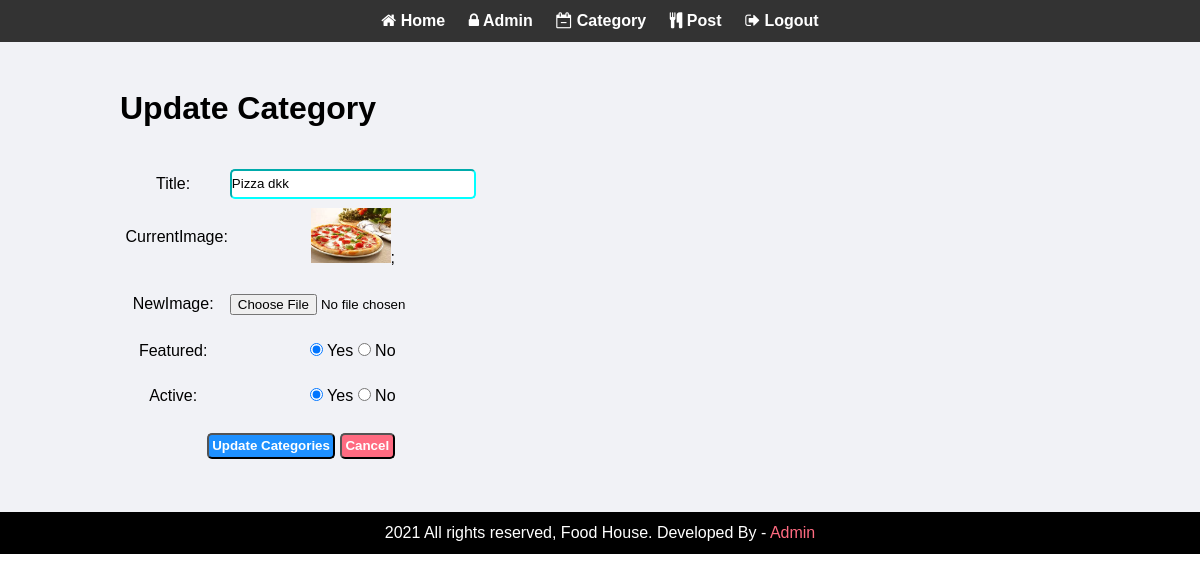
Page /Admin/update-category.php?id=23 on the committed database.
### tables this page shows
CREATE TABLE `tbl_category` (
  `category_id` int(10) UNSIGNED NOT NULL,
  `image_name` text NOT NULL,
  `title` text NOT NULL,
  `featured` varchar(20) NOT NULL,
  `active` varchar(20) NOT NULL
);

### Admin/update-category.php (the view, shortened to what this page needs)
<?php
  include('../AdminInclude/header.php');
?>
  <div class="main-content">
    <div class="wrapper">
      <h1>Update Category</h1>  <br><br>
      <?php
        if (isset($_GET['id'])) {
          $id = $_GET['id'];
          $sql = "SELECT * FROM tbl_category WHERE category_id=$id";
          $result = mysqli_query($conn, $sql);
          $count = mysqli_num_rows($result);
          if ($count == 1) {
            $row = mysqli_fetch_assoc($result);
            $title = $row['title'];
            $current_image = $row['image_name'];
            $featured = $row['featured'];
            $active = $row['active'];
          }else{
            $_SESSION['no-category-found'] = "<div class='error'>Category not found.</div>";
            header('location:'.SITEURL.'Admin/manager-category.php');
          }
        }else{
          header('location:'.SITEURL.'Admin/manager-category.php');
        }
      ?>
      <form action="" method="post" enctype="multipart/form-data">
        <table class="tbl-30">
          <tr>
            <td>Title:</td>
            <td>
              <input type="text" name="title" id="title" class="title" placeholder="Category title" value="<?php echo $title; ?>" style="width: 100%;height: 30px; border-radius: 5px; border-color:  cyan;">
            </td>
          </tr>
          <tr>
            <td>CurrentImage:</td>
            <td>
              <?php
               if ($current_image != "") {
              ?>
                <img src="<?php echo SITEURL; ?>images/category/<?php echo $current_image; ?>" width="80px">;
              <?php
                }else{
                  echo "<div class='error'>Image Not Added.</div>";
                }
              ?>
            </td>
          </tr>
          <tr>
            <td><br>NewImage:</td>
            <td><br><input type="file" name="image"></td>
          </tr>
          <tr>
            <td><br>Featured:</td>
            <td><br>
              <input <?php if ($featured == "Yes") {echo "checked";} ?> type="radio" name="featured" value="Yes"> Yes
              <input <?php if ($featured == "No") {echo "checked";} ?> type="radio" name="featured" value="No"> No
            </td>
          </tr>
          <tr>
            <td><br>Active:</td>
            <td><br>
              <input <?php if ($active == "Yes") {echo "checked";} ?> type="radio" name="active" value="Yes"> Yes
              <input <?php if ($active == "No") {echo "checked";} ?> type="radio" name="active" value="No"> No
            </td>
          </tr>
          <tr>
            <td colspan="2"><br>
              <input type="submit" name="update" class="btn-secondary" value="Update Categories">
              <input type="reset" name="reset" class="btn-danger" value="Cancel">
            </td>
          </tr>
        </table>
      </form>
    </div>
  </div>
<?php
  include('../AdminInclude/footer.php');
?>

### css/adminstyle.css (style rules this page uses)
* { margin: 0 0; padding: 0 0; font-family: Arial, Helvetica, sans-serif; }
.wrapper { padding: 1%; width: 80%; margin: 0 auto; }
.tbl-30 { width: 30%; }
table tr td { padding: 1%; text-align: center; }
.btn-secondary { text-decoration: none; font-weight: bold; color: #fff; padding: 1%; background-color: #1e90ff; border-radius: 5px; }
.btn-danger { text-decoration: none; font-weight: bold; color: #fff; padding: 1%; background-color: #ff6b81; border-radius: 5px; }
.main-content { background-color: #f1f2f6; padding: 3% 0; }

### rows in the picture
tbl_category: title "Pizza dkk", image_name (picture), featured "☑", active "☑"
